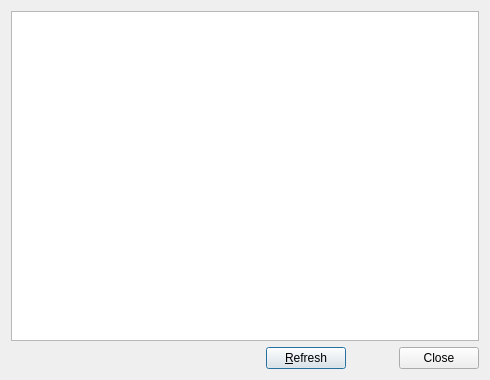
<?xml version="1.0" encoding="UTF-8"?>
<ui version="4.0">
 <class>showlog</class>
 <widget class="QDialog" name="showlog">
  <property name="geometry">
   <rect>
    <x>0</x>
    <y>0</y>
    <width>490</width>
    <height>380</height>
   </rect>
  </property>
  <property name="windowTitle">
   <string>Show Log</string>
  </property>
  <layout class="QGridLayout" name="gridLayout">
   <item row="0" column="0">
    <widget class="QPlainTextEdit" name="plainTextEdit">
     <property name="readOnly">
      <bool>true</bool>
     </property>
    </widget>
   </item>
   <item row="1" column="0">
    <layout class="QHBoxLayout" name="horizontalLayout">
     <item>
      <spacer name="horizontalSpacer_2">
       <property name="orientation">
        <enum>Qt::Horizontal</enum>
       </property>
       <property name="sizeHint" stdset="0">
        <size>
         <width>40</width>
         <height>20</height>
        </size>
       </property>
      </spacer>
     </item>
     <item>
      <spacer name="horizontalSpacer">
       <property name="orientation">
        <enum>Qt::Horizontal</enum>
       </property>
       <property name="sizeHint" stdset="0">
        <size>
         <width>40</width>
         <height>20</height>
        </size>
       </property>
      </spacer>
     </item>
     <item>
      <widget class="QPushButton" name="refresh">
       <property name="text">
        <string>&amp;Refresh</string>
       </property>
      </widget>
     </item>
     <item>
      <widget class="QDialogButtonBox" name="buttonBox">
       <property name="orientation">
        <enum>Qt::Horizontal</enum>
       </property>
       <property name="standardButtons">
        <set>QDialogButtonBox::Close</set>
       </property>
      </widget>
     </item>
    </layout>
   </item>
  </layout>
 </widget>
 <resources/>
 <connections>
  <connection>
   <sender>buttonBox</sender>
   <signal>accepted()</signal>
   <receiver>showlog</receiver>
   <slot>accept()</slot>
   <hints>
    <hint type="sourcelabel">
     <x>248</x>
     <y>254</y>
    </hint>
    <hint type="destinationlabel">
     <x>157</x>
     <y>274</y>
    </hint>
   </hints>
  </connection>
  <connection>
   <sender>buttonBox</sender>
   <signal>rejected()</signal>
   <receiver>showlog</receiver>
   <slot>reject()</slot>
   <hints>
    <hint type="sourcelabel">
     <x>316</x>
     <y>260</y>
    </hint>
    <hint type="destinationlabel">
     <x>286</x>
     <y>274</y>
    </hint>
   </hints>
  </connection>
 </connections>
</ui>
